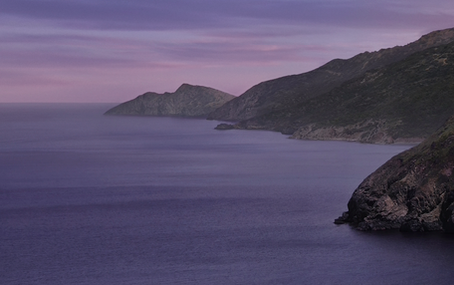
#> input picture sea.png, 454 x 285 px
$ python load_image_opencv.py --inputimage sea.png --outputimage output_01.jpg
#> lines starting #> are read from the running program, lines starting #| are printed output that depends on the picture
# USAGE
# python load_image_opencv.py --inputimage sea.png --outputimage output_01.jpg


# import the packages
import argparse
import cv2

# Print the version of OpenCV
print("OpenCV version: ")
print(cv2.__version__)


# To pass the image using command line argument, lets construct the argument parser and parse the argument
aug_parser = argparse.ArgumentParser()
aug_parser.add_argument("-i", "--inputimage", required=True, help="path to input image")
aug_parser.add_argument("-o", "--outputimage", required=True, help="path to output image")
args= vars(aug_parser.parse_args())

#load the image from the disk using "cv2.imread"
image = cv2.imread(args["inputimage"])
#> image is the input picture: shape (285, 454, 3); mean B, G, R 109.4, 80.6, 89.2

# Convert the color image to gray image
gray_image = cv2.cvtColor(image, cv2.COLOR_BGR2GRAY)
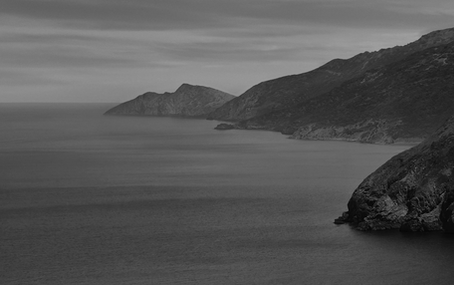
#> gray_image: shape (285, 454); min 0, max 169, mean 86.5

# get the spatial dimensions including width,height and number of channels
# for color image
(h, w, c) = image.shape[:3]
#> h = 285; w = 454; c = 3
# for gray image
(h, w) = gray_image.shape[:2]


# Lets display the Color image width, height, and number of channels on the terminal
print("Spatial Dimensions of Colored Image")
print("width: {} pixels".format(w))
#| width: 454 pixels
print("height: {} pixels".format(h))
#| height: 285 pixels
print("channels: {}".format(c))
#| channels: 3

# Lets display the Gray image width and height on the terminal
print("Spatial Dimensions of Gray Image")
print("width: {} pixels".format(w))
#| width: 454 pixels
print("height: {} pixels".format(h))
#| height: 285 pixels


# lets show the image displaying the title
cv2.imshow("Loaded Color Image", image)
cv2.imshow("Loaded Gray Image", gray_image)
# wait for the keypress
cv2.waitKey(0)

# save the image back to the disk, opencv will convert the image into different filetype automatically


# the below command without passing outputimage argument in argument parser in line 17
#cv2.imwrite("saved_image.jpg", image)

# cv2 code if using argument parser for output image
cv2.imwrite(args["outputimage"], image)

cv2.destroyAllWindows()

$ run again, with image1.png copied over sea.png
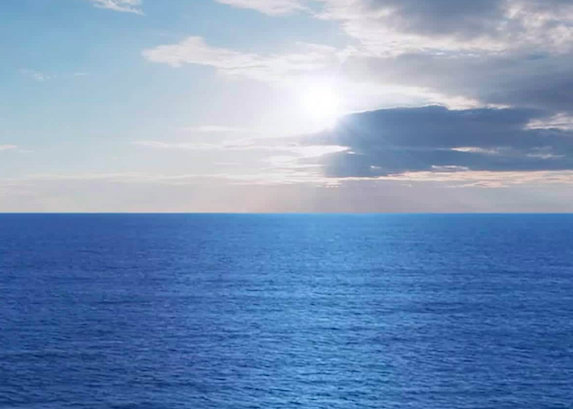
#> input picture image1.png, 573 x 409 px
#> image is the input picture: shape (409, 573, 3); mean B, G, R 186.4, 148.7, 121
#> `gray_image = cv2.cvtColor(image, cv2.COLOR_BGR2GRAY)`:
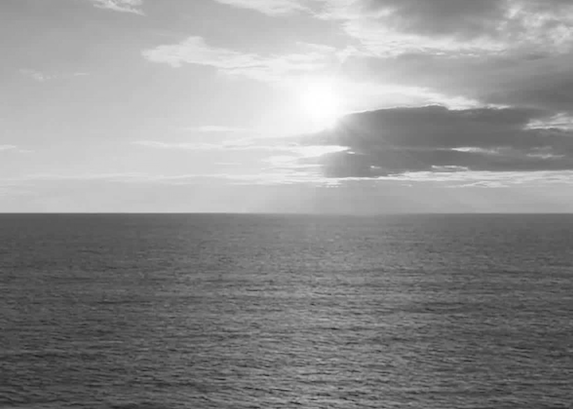
#> gray_image: shape (409, 573); min 33, max 255, mean 144.8
#| width: 573 pixels
#| height: 409 pixels
#| channels: 3
#| width: 573 pixels
#| height: 409 pixels
